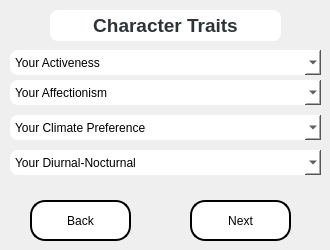
        <widget class="QWidget" name="attributesPage">
         <widget class="QComboBox" name="clientActivenessField">
          <property name="geometry">
           <rect>
            <x>10</x>
            <y>50</y>
            <width>311</width>
            <height>25</height>
           </rect>
          </property>
          <property name="styleSheet">
           <string notr="true">#clientActivenessField{

	border-radius:8px;
	background:white;
}</string>
          </property>
          <item>
           <property name="text">
            <string>Your Activeness</string>
           </property>
          </item>
          <item>
           <property name="text">
            <string>1 (Barely Active)</string>
           </property>
          </item>
          <item>
           <property name="text">
            <string>2 (Somewhat Active)</string>
           </property>
          </item>
          <item>
           <property name="text">
            <string>3 (Moderately Active)</string>
           </property>
          </item>
          <item>
           <property name="text">
            <string>4 (Active)</string>
           </property>
          </item>
          <item>
           <property name="text">
            <string>5 (Very Active)</string>
           </property>
          </item>
         </widget>
         <widget class="QComboBox" name="clientAffectionismField">
          <property name="geometry">
           <rect>
            <x>10</x>
            <y>80</y>
            <width>311</width>
            <height>25</height>
           </rect>
          </property>
          <property name="styleSheet">
           <string notr="true">#clientAffectionismField{

	border-radius:8px;
	background:white;
}</string>
          </property>
          <item>
           <property name="text">
            <string>Your Affectionism</string>
           </property>
          </item>
          <item>
           <property name="text">
            <string>1 (Barely Affectionate)</string>
           </property>
          </item>
          <item>
           <property name="text">
            <string>2 (Somewhat Affectionate)</string>
           </property>
          </item>
          <item>
           <property name="text">
            <string>3 (Moderately Affectionate)</string>
           </property>
          </item>
          <item>
           <property name="text">
            <string>4 (Affectionate)</string>
           </property>
          </item>
          <item>
           <property name="text">
            <string>5 (Very Affectionate)</string>
           </property>
          </item>
         </widget>
         <widget class="QComboBox" name="clientHabitatPreferenceField">
          <property name="geometry">
           <rect>
            <x>10</x>
            <y>115</y>
            <width>311</width>
            <height>25</height>
           </rect>
          </property>
          <property name="styleSheet">
           <string notr="true">#clientHabitatPreferenceField{

	border-radius:8px;
	background:white;
}</string>
          </property>
          <item>
           <property name="text">
            <string>Your Climate Preference</string>
           </property>
          </item>
          <item>
           <property name="text">
            <string>1 (Cold)</string>
           </property>
          </item>
          <item>
           <property name="text">
            <string>2 (Cool)</string>
           </property>
          </item>
          <item>
           <property name="text">
            <string>3 (Mild)</string>
           </property>
          </item>
          <item>
           <property name="text">
            <string>4 (Warm)</string>
           </property>
          </item>
          <item>
           <property name="text">
            <string>5 (Hot)</string>
           </property>
          </item>
         </widget>
         <widget class="QComboBox" name="clientDiurnalField">
          <property name="geometry">
           <rect>
            <x>10</x>
            <y>150</y>
            <width>311</width>
            <height>25</height>
           </rect>
          </property>
          <property name="styleSheet">
           <string notr="true">#clientDiurnalField{

	border-radius:8px;
	background:white;
}</string>
          </property>
          <item>
           <property name="text">
            <string>Your Diurnal-Nocturnal</string>
           </property>
          </item>
          <item>
           <property name="text">
            <string>1 (Barely Nocturnal)</string>
           </property>
          </item>
          <item>
           <property name="text">
            <string>2 (Somewhat Nocturnal)</string>
           </property>
          </item>
          <item>
           <property name="text">
            <string>3 (Moderately Nocturnal)</string>
           </property>
          </item>
          <item>
           <property name="text">
            <string>4 (Nocturnal)</string>
           </property>
          </item>
          <item>
           <property name="text">
            <string>5 (Very Nocturnal)</string>
           </property>
          </item>
         </widget>
         <widget class="QTextEdit" name="clientTraitsTitleLabel">
          <property name="enabled">
           <bool>false</bool>
          </property>
          <property name="geometry">
           <rect>
            <x>50</x>
            <y>10</y>
            <width>231</width>
            <height>31</height>
           </rect>
          </property>
          <property name="styleSheet">
           <string notr="true">#clientTraitsTitleLabel{

	background: white;
	border:none;
	border-radius: 8px;

}</string>
          </property>
          <property name="html">
           <string>&lt;!DOCTYPE HTML PUBLIC &quot;-//W3C//DTD HTML 4.0//EN&quot; &quot;http://www.w3.org/TR/REC-html40/strict.dtd&quot;&gt;
&lt;html&gt;&lt;head&gt;&lt;meta name=&quot;qrichtext&quot; content=&quot;1&quot; /&gt;&lt;style type=&quot;text/css&quot;&gt;
p, li { white-space: pre-wrap; }
&lt;/style&gt;&lt;/head&gt;&lt;body style=&quot; font-family:'Sans'; font-size:10pt; font-weight:400; font-style:normal;&quot;&gt;
&lt;p align=&quot;center&quot; style=&quot; margin-top:0px; margin-bottom:0px; margin-left:0px; margin-right:0px; -qt-block-indent:0; text-indent:0px;&quot;&gt;&lt;span style=&quot; font-size:14pt; font-weight:600; color:#2e3436;&quot;&gt;Character Traits&lt;/span&gt;&lt;/p&gt;&lt;/body&gt;&lt;/html&gt;</string>
          </property>
         </widget>
         <widget class="QPushButton" name="backInfoBtn">
          <property name="geometry">
           <rect>
            <x>30</x>
            <y>200</y>
            <width>101</width>
            <height>41</height>
           </rect>
          </property>
          <property name="styleSheet">
           <string notr="true">#backInfoBtn{
	background: white;
	border-radius: 15px;
	border: 2px solid black;



}

#backInfoBtn:hover{
	background: #fab1a0

}

</string>
          </property>
          <property name="text">
           <string>Back</string>
          </property>
         </widget>
         <widget class="QPushButton" name="nextToClientNonPhysPreBtn">
          <property name="geometry">
           <rect>
            <x>190</x>
            <y>200</y>
            <width>101</width>
            <height>41</height>
           </rect>
          </property>
          <property name="styleSheet">
           <string notr="true">#nextToClientNonPhysPreBtn{
	background: white;
	border-radius: 15px;
	border: 2px solid black;



}

#nextToClientNonPhysPreBtn:hover{
	background: #fab1a0

}

</string>
          </property>
          <property name="text">
           <string>Next</string>
          </property>
         </widget>
        </widget>
